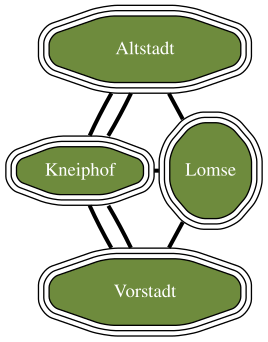

The script that saved this image:
using GraphvizDotLang: graph, edge, node, save, attr

g = graph(;layout="neato") |>
    attr(:node; shape="tripleoctagon", style="rounded,filled",
                fillcolor="darkolivegreen4",
                fontcolor="white") |>
    attr(:edge; len="1.4", penwidth="3") |>
    node("North"; label="Altstadt", pos="0,1", width="2", height="0.7") |>
    node("South"; label="Vorstadt", pos="0,-1", width="2", height="0.7") |>
    node("Center"; label="Kneiphof", pos="1,0") |>
    node("East"; label="Lomse", pos="2,0", height="1") |>
    edge("East", "South", "Center", "North") |>
    edge("East", "North", "Center", "South") |>
    edge("Center", "East")
save(g, "konigsberg.svg")
